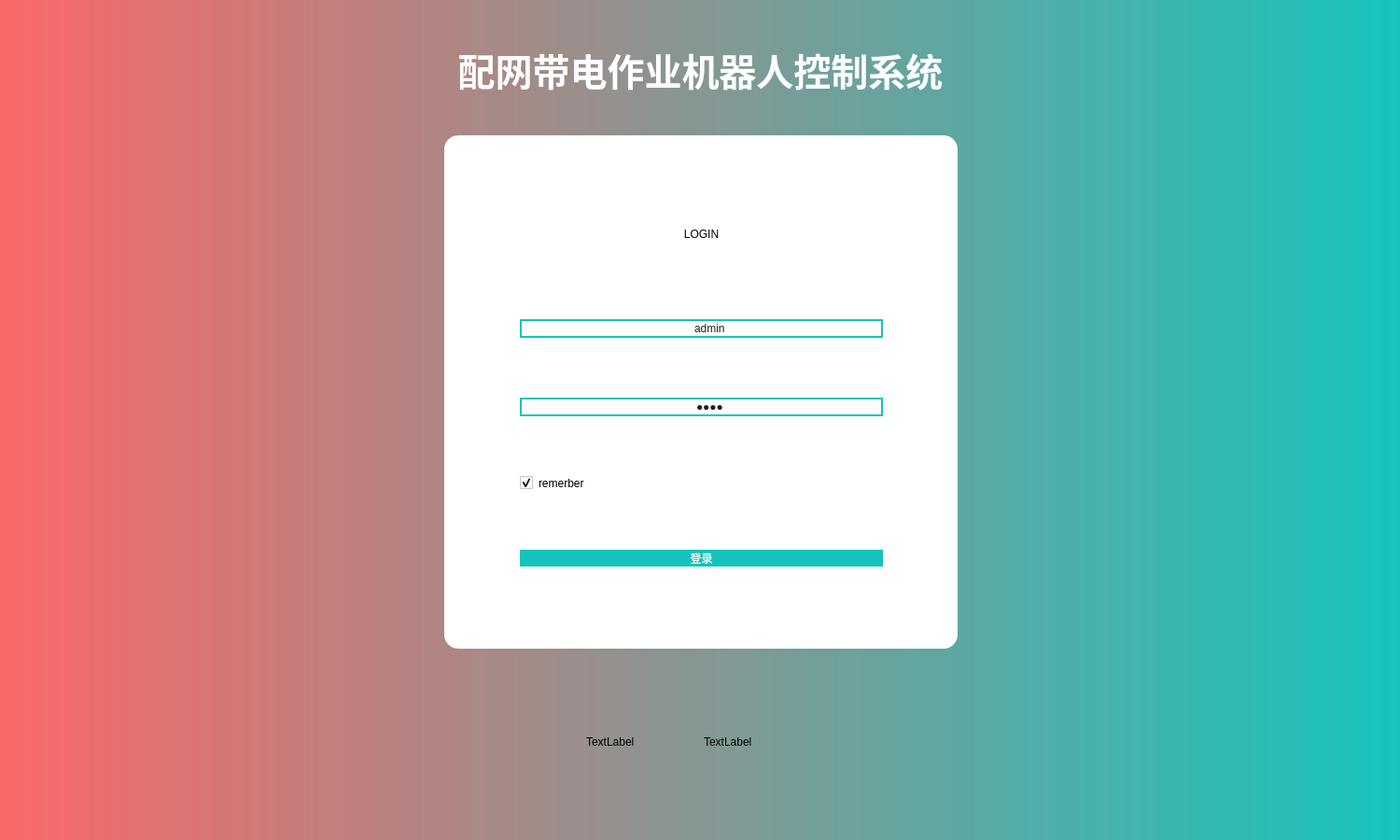
<?xml version="1.0" encoding="UTF-8"?>
<ui version="4.0">
 <class>LoginClass</class>
 <widget class="QWidget" name="LoginClass">
  <property name="geometry">
   <rect>
    <x>0</x>
    <y>0</y>
    <width>1500</width>
    <height>900</height>
   </rect>
  </property>
  <property name="windowTitle">
   <string>Login</string>
  </property>
  <property name="styleSheet">
   <string notr="true">background-color: qlineargradient(spread:pad, x1:0, y1:0, x2:1, y2:0, stop:0 rgba(251,102,102, 200), stop:1 rgba(20,196,188, 210));
</string>
  </property>
  <widget class="QWidget" name="layoutWidget">
   <property name="geometry">
    <rect>
     <x>0</x>
     <y>0</y>
     <width>1501</width>
     <height>901</height>
    </rect>
   </property>
   <layout class="QVBoxLayout" name="verticalLayout_2">
    <item>
     <spacer name="verticalSpacer_7">
      <property name="orientation">
       <enum>Qt::Vertical</enum>
      </property>
      <property name="sizeHint" stdset="0">
       <size>
        <width>20</width>
        <height>40</height>
       </size>
      </property>
     </spacer>
    </item>
    <item>
     <widget class="QLabel" name="label_3">
      <property name="font">
       <font>
        <family>黑体</family>
        <pointsize>30</pointsize>
        <weight>75</weight>
        <bold>true</bold>
       </font>
      </property>
      <property name="styleSheet">
       <string notr="true">color: rgb(255, 255, 255);
background-color: rgba(255, 255, 255, 0);
</string>
      </property>
      <property name="text">
       <string>配网带电作业机器人控制系统</string>
      </property>
      <property name="alignment">
       <set>Qt::AlignCenter</set>
      </property>
     </widget>
    </item>
    <item>
     <spacer name="verticalSpacer_8">
      <property name="orientation">
       <enum>Qt::Vertical</enum>
      </property>
      <property name="sizeHint" stdset="0">
       <size>
        <width>20</width>
        <height>40</height>
       </size>
      </property>
     </spacer>
    </item>
    <item>
     <layout class="QHBoxLayout" name="horizontalLayout_2">
      <item>
       <spacer name="horizontalSpacer_3">
        <property name="orientation">
         <enum>Qt::Horizontal</enum>
        </property>
        <property name="sizeHint" stdset="0">
         <size>
          <width>40</width>
          <height>20</height>
         </size>
        </property>
       </spacer>
      </item>
      <item>
       <widget class="QFrame" name="frame">
        <property name="sizePolicy">
         <sizepolicy hsizetype="Fixed" vsizetype="Fixed">
          <horstretch>0</horstretch>
          <verstretch>0</verstretch>
         </sizepolicy>
        </property>
        <property name="minimumSize">
         <size>
          <width>550</width>
          <height>550</height>
         </size>
        </property>
        <property name="maximumSize">
         <size>
          <width>550</width>
          <height>550</height>
         </size>
        </property>
        <property name="styleSheet">
         <string notr="true">background-color: rgb(255, 255, 255);
border-radius: 15px;
</string>
        </property>
        <property name="frameShape">
         <enum>QFrame::StyledPanel</enum>
        </property>
        <property name="frameShadow">
         <enum>QFrame::Raised</enum>
        </property>
        <widget class="QSplitter" name="splitter">
         <property name="geometry">
          <rect>
           <x>70</x>
           <y>30</y>
           <width>411</width>
           <height>501</height>
          </rect>
         </property>
         <property name="styleSheet">
          <string notr="true">background-color: rgb(255, 255, 255);





</string>
         </property>
         <property name="orientation">
          <enum>Qt::Horizontal</enum>
         </property>
         <widget class="QWidget" name="layoutWidget">
          <layout class="QVBoxLayout" name="verticalLayout">
           <item>
            <spacer name="verticalSpacer">
             <property name="orientation">
              <enum>Qt::Vertical</enum>
             </property>
             <property name="sizeHint" stdset="0">
              <size>
               <width>20</width>
               <height>40</height>
              </size>
             </property>
            </spacer>
           </item>
           <item>
            <widget class="QLabel" name="label">
             <property name="styleSheet">
              <string notr="true">font: 63 18pt &quot;Yu Gothic UI Semibold&quot;;</string>
             </property>
             <property name="text">
              <string>LOGIN</string>
             </property>
             <property name="alignment">
              <set>Qt::AlignCenter</set>
             </property>
            </widget>
           </item>
           <item>
            <widget class="QLabel" name="label_logo">
             <property name="text">
              <string/>
             </property>
             <property name="alignment">
              <set>Qt::AlignCenter</set>
             </property>
            </widget>
           </item>
           <item>
            <spacer name="verticalSpacer_2">
             <property name="orientation">
              <enum>Qt::Vertical</enum>
             </property>
             <property name="sizeHint" stdset="0">
              <size>
               <width>20</width>
               <height>40</height>
              </size>
             </property>
            </spacer>
           </item>
           <item>
            <widget class="QLineEdit" name="lineEdit_username">
             <property name="styleSheet">
              <string notr="true">QLineEdit
{
	font: 25 14pt '微软雅黑 Light';
	color: rgb(31,31,31);
	padding-left:20px;
	background-color: rgb(255, 255, 255);
	border:2px solid rgb(20,196,188);border-radius:15px;
}
</string>
             </property>
             <property name="text">
              <string>admin</string>
             </property>
             <property name="echoMode">
              <enum>QLineEdit::Normal</enum>
             </property>
             <property name="alignment">
              <set>Qt::AlignCenter</set>
             </property>
            </widget>
           </item>
           <item>
            <spacer name="verticalSpacer_3">
             <property name="orientation">
              <enum>Qt::Vertical</enum>
             </property>
             <property name="sizeHint" stdset="0">
              <size>
               <width>20</width>
               <height>40</height>
              </size>
             </property>
            </spacer>
           </item>
           <item>
            <widget class="QLineEdit" name="lineEdit_password">
             <property name="styleSheet">
              <string notr="true">QLineEdit
{
	font: 25 14pt '微软雅黑 Light';
	color: rgb(31,31,31);
	padding-left:20px;
	background-color: rgb(255, 255, 255);
	border:2px solid rgb(20,196,188);border-radius:15px;
}
</string>
             </property>
             <property name="text">
              <string>1234</string>
             </property>
             <property name="echoMode">
              <enum>QLineEdit::Password</enum>
             </property>
             <property name="alignment">
              <set>Qt::AlignCenter</set>
             </property>
            </widget>
           </item>
           <item>
            <spacer name="verticalSpacer_4">
             <property name="orientation">
              <enum>Qt::Vertical</enum>
             </property>
             <property name="sizeHint" stdset="0">
              <size>
               <width>20</width>
               <height>40</height>
              </size>
             </property>
            </spacer>
           </item>
           <item>
            <widget class="QCheckBox" name="checkBox_remember">
             <property name="enabled">
              <bool>true</bool>
             </property>
             <property name="layoutDirection">
              <enum>Qt::LeftToRight</enum>
             </property>
             <property name="text">
              <string>remerber</string>
             </property>
             <property name="checked">
              <bool>true</bool>
             </property>
            </widget>
           </item>
           <item>
            <spacer name="verticalSpacer_5">
             <property name="orientation">
              <enum>Qt::Vertical</enum>
             </property>
             <property name="sizeHint" stdset="0">
              <size>
               <width>20</width>
               <height>40</height>
              </size>
             </property>
            </spacer>
           </item>
           <item>
            <widget class="QPushButton" name="btn_login">
             <property name="styleSheet">
              <string notr="true">QPushButton
{
	font: 25 14pt '微软雅黑 Light';
	color: rgb(255,255,255);
	background-color: rgb(20,196,188);
    border: none;border-radius:15px;
}
QPushButton:hover
{
background-color: rgb(22,218,208);
}

QPushButton:pressed
{
	background-color: rgb(17,171,164);
}</string>
             </property>
             <property name="text">
              <string>登录</string>
             </property>
            </widget>
           </item>
           <item>
            <spacer name="verticalSpacer_6">
             <property name="orientation">
              <enum>Qt::Vertical</enum>
             </property>
             <property name="sizeHint" stdset="0">
              <size>
               <width>20</width>
               <height>40</height>
              </size>
             </property>
            </spacer>
           </item>
          </layout>
         </widget>
        </widget>
       </widget>
      </item>
      <item>
       <spacer name="horizontalSpacer_4">
        <property name="orientation">
         <enum>Qt::Horizontal</enum>
        </property>
        <property name="sizeHint" stdset="0">
         <size>
          <width>40</width>
          <height>20</height>
         </size>
        </property>
       </spacer>
      </item>
     </layout>
    </item>
    <item>
     <spacer name="verticalSpacer_9">
      <property name="orientation">
       <enum>Qt::Vertical</enum>
      </property>
      <property name="sizeHint" stdset="0">
       <size>
        <width>20</width>
        <height>40</height>
       </size>
      </property>
     </spacer>
    </item>
    <item>
     <layout class="QHBoxLayout" name="horizontalLayout">
      <item>
       <spacer name="horizontalSpacer_2">
        <property name="orientation">
         <enum>Qt::Horizontal</enum>
        </property>
        <property name="sizeType">
         <enum>QSizePolicy::Expanding</enum>
        </property>
        <property name="sizeHint" stdset="0">
         <size>
          <width>40</width>
          <height>20</height>
         </size>
        </property>
       </spacer>
      </item>
      <item>
       <widget class="QLabel" name="label_state_grid">
        <property name="sizePolicy">
         <sizepolicy hsizetype="Fixed" vsizetype="Fixed">
          <horstretch>0</horstretch>
          <verstretch>0</verstretch>
         </sizepolicy>
        </property>
        <property name="minimumSize">
         <size>
          <width>120</width>
          <height>120</height>
         </size>
        </property>
        <property name="maximumSize">
         <size>
          <width>120</width>
          <height>120</height>
         </size>
        </property>
        <property name="styleSheet">
         <string notr="true">background-color: rgba(255, 255, 255, 0);</string>
        </property>
        <property name="text">
         <string>TextLabel</string>
        </property>
       </widget>
      </item>
      <item>
       <widget class="QLabel" name="label_logo_ustc">
        <property name="sizePolicy">
         <sizepolicy hsizetype="Fixed" vsizetype="Fixed">
          <horstretch>0</horstretch>
          <verstretch>0</verstretch>
         </sizepolicy>
        </property>
        <property name="minimumSize">
         <size>
          <width>120</width>
          <height>120</height>
         </size>
        </property>
        <property name="maximumSize">
         <size>
          <width>120</width>
          <height>120</height>
         </size>
        </property>
        <property name="styleSheet">
         <string notr="true">background-color: rgba(255, 255, 255, 0);</string>
        </property>
        <property name="text">
         <string>TextLabel</string>
        </property>
       </widget>
      </item>
      <item>
       <spacer name="horizontalSpacer">
        <property name="orientation">
         <enum>Qt::Horizontal</enum>
        </property>
        <property name="sizeHint" stdset="0">
         <size>
          <width>40</width>
          <height>20</height>
         </size>
        </property>
       </spacer>
      </item>
     </layout>
    </item>
    <item>
     <spacer name="verticalSpacer_10">
      <property name="orientation">
       <enum>Qt::Vertical</enum>
      </property>
      <property name="sizeHint" stdset="0">
       <size>
        <width>20</width>
        <height>40</height>
       </size>
      </property>
     </spacer>
    </item>
   </layout>
  </widget>
 </widget>
 <layoutdefault spacing="6" margin="11"/>
 <resources>
  <include location="Login.qrc"/>
 </resources>
 <connections/>
</ui>
